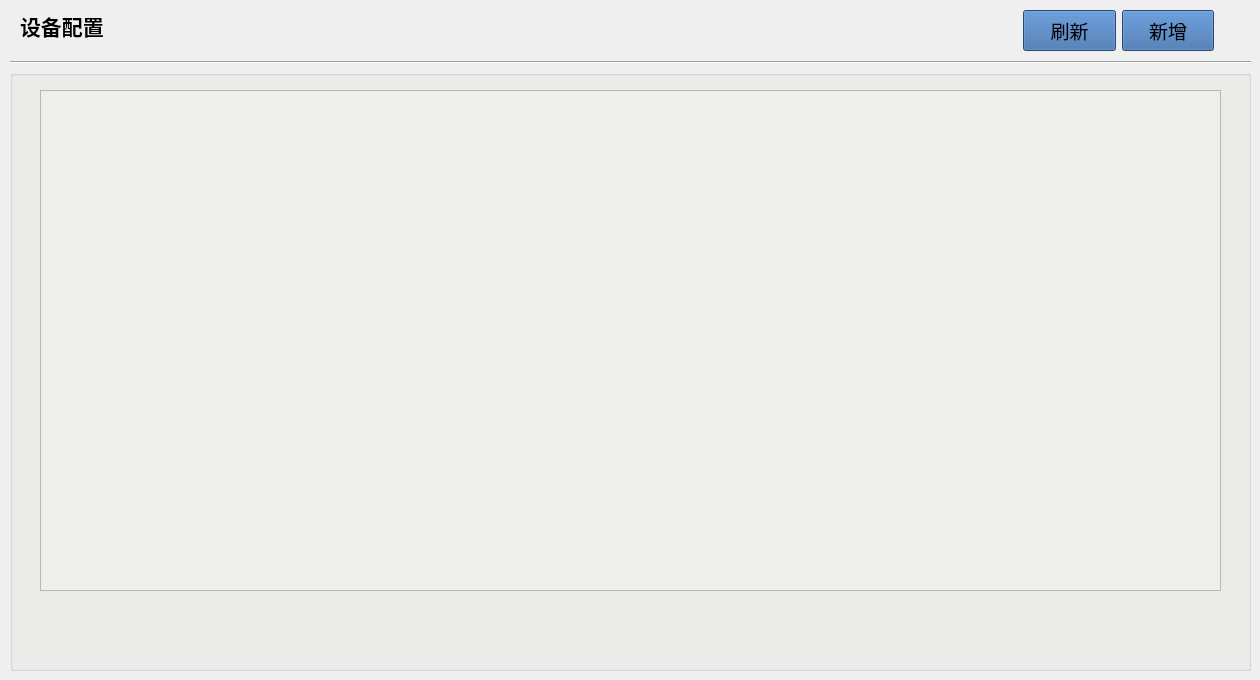
    <widget class="QWidget" name="page_10">
     <widget class="QWidget" name="layoutWidget">
      <property name="geometry">
       <rect>
        <x>1023</x>
        <y>10</y>
        <width>191</width>
        <height>41</height>
       </rect>
      </property>
      <layout class="QHBoxLayout" name="horizontalLayout_34">
       <item>
        <widget class="QPushButton" name="pushButton_AddFresh">
         <property name="sizePolicy">
          <sizepolicy hsizetype="Minimum" vsizetype="Expanding">
           <horstretch>0</horstretch>
           <verstretch>0</verstretch>
          </sizepolicy>
         </property>
         <property name="font">
          <font>
           <pointsize>14</pointsize>
          </font>
         </property>
         <property name="styleSheet">
          <string notr="true">background-color: rgb(52, 101, 164);</string>
         </property>
         <property name="text">
          <string>刷新</string>
         </property>
        </widget>
       </item>
       <item>
        <widget class="QPushButton" name="pushButton_AddDev">
         <property name="sizePolicy">
          <sizepolicy hsizetype="Minimum" vsizetype="Expanding">
           <horstretch>0</horstretch>
           <verstretch>0</verstretch>
          </sizepolicy>
         </property>
         <property name="font">
          <font>
           <pointsize>14</pointsize>
          </font>
         </property>
         <property name="styleSheet">
          <string notr="true">background-color: rgb(52, 101, 164);</string>
         </property>
         <property name="text">
          <string>新增</string>
         </property>
        </widget>
       </item>
      </layout>
     </widget>
     <widget class="Line" name="line_5">
      <property name="geometry">
       <rect>
        <x>10</x>
        <y>60</y>
        <width>1241</width>
        <height>5</height>
       </rect>
      </property>
      <property name="sizePolicy">
       <sizepolicy hsizetype="Fixed" vsizetype="Fixed">
        <horstretch>0</horstretch>
        <verstretch>0</verstretch>
       </sizepolicy>
      </property>
      <property name="frameShadow">
       <enum>QFrame::Sunken</enum>
      </property>
      <property name="orientation">
       <enum>Qt::Horizontal</enum>
      </property>
     </widget>
     <widget class="QGroupBox" name="groupBox_21">
      <property name="geometry">
       <rect>
        <x>10</x>
        <y>70</y>
        <width>1241</width>
        <height>601</height>
       </rect>
      </property>
      <property name="styleSheet">
       <string notr="true">background-color: rgb(238, 238, 236);</string>
      </property>
      <property name="title">
       <string/>
      </property>
      <widget class="QTableWidget" name="tableWidget_Dev">
       <property name="geometry">
        <rect>
         <x>30</x>
         <y>20</y>
         <width>1181</width>
         <height>501</height>
        </rect>
       </property>
      </widget>
     </widget>
     <widget class="QLabel" name="label_61">
      <property name="geometry">
       <rect>
        <x>20</x>
        <y>10</y>
        <width>91</width>
        <height>31</height>
       </rect>
      </property>
      <property name="font">
       <font>
        <pointsize>16</pointsize>
        <weight>75</weight>
        <bold>true</bold>
       </font>
      </property>
      <property name="text">
       <string>设备配置</string>
      </property>
     </widget>
     <zorder>line_5</zorder>
     <zorder>layoutWidget</zorder>
     <zorder>groupBox_21</zorder>
     <zorder>label_61</zorder>
    </widget>
